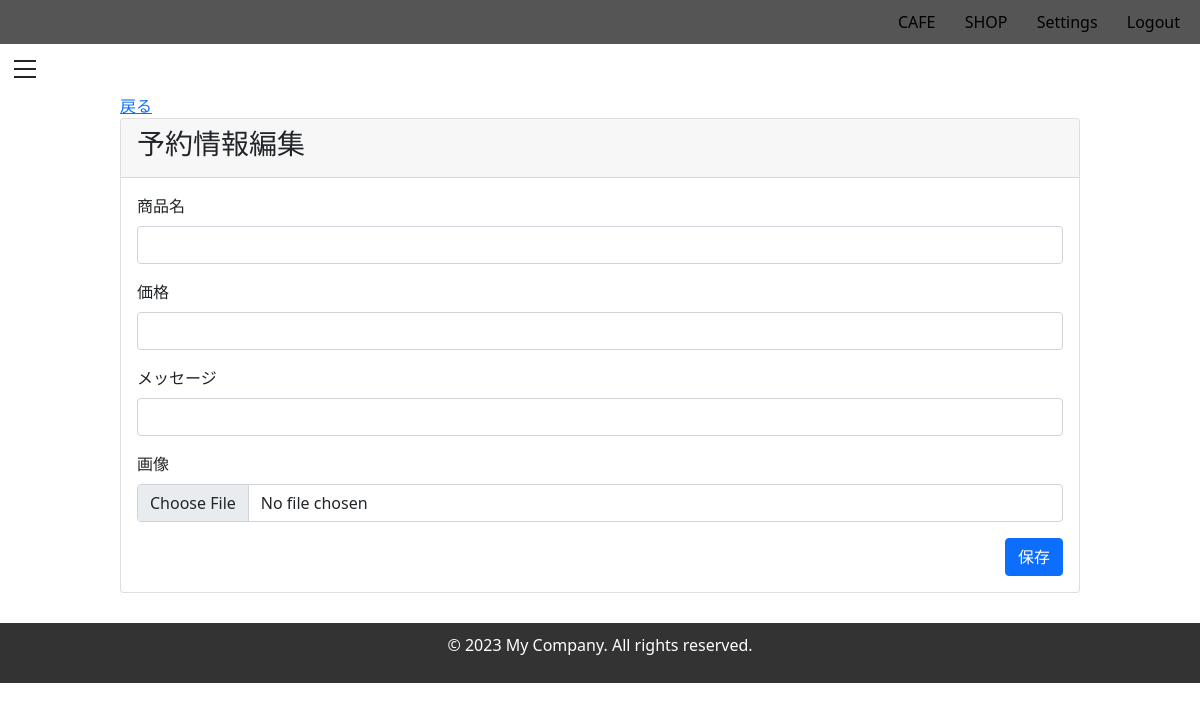
/setting/cafe/menu/edit/19, run on an earlier commit of the app's database.
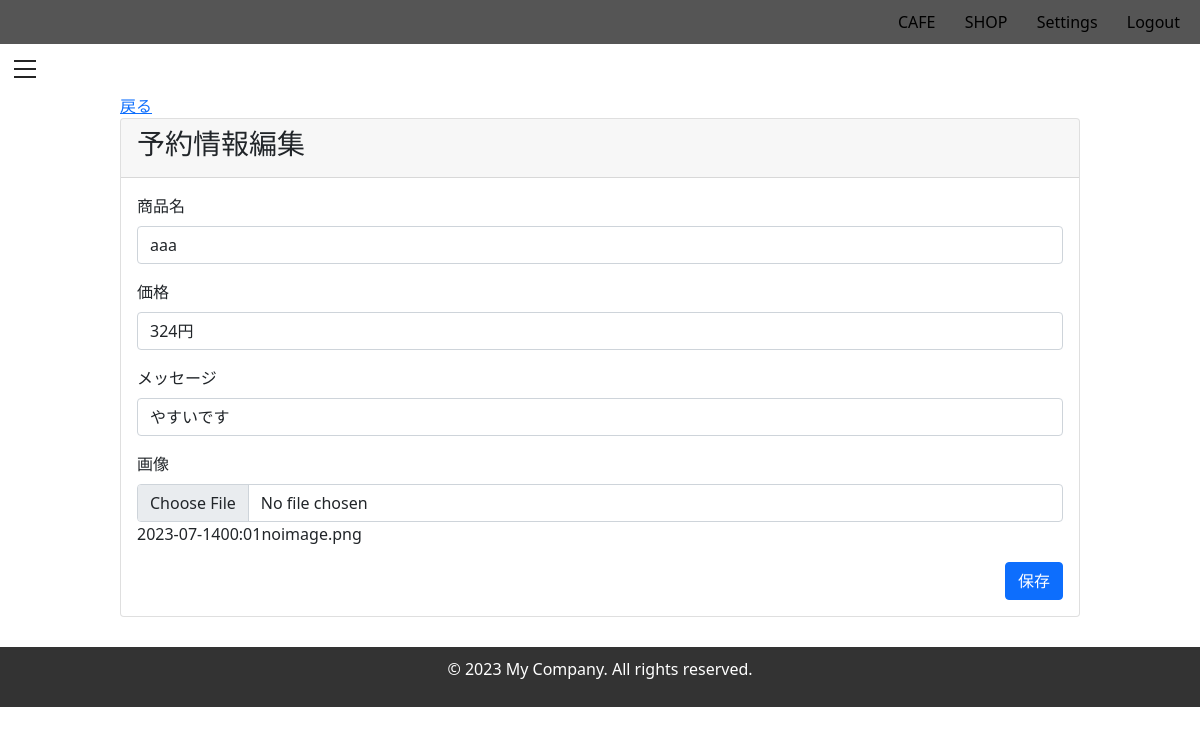
And on a later commit of the database.
### models.py (models this page shows)
class Menu(db.Model):
  __tablename__ = 'Menu'
  id = db.Column(db.Integer, primary_key=True)
  name = db.Column(db.Text)
  value = db.Column(db.Text)
  file_name = db.Column(db.Text)
  message = db.Column(db.Text)

### controllers/setting/cafe/menu.py (the view)
@app.route('/setting/cafe/menu/edit/<int:menu_id>')
def edit(menu_id):
  menu = Menu.query.get(menu_id)
  return render_template('setting/cafe/menu/edit.html', menu=menu)

### templates/setting/cafe/menu/edit.html (shortened to what this page needs)
{% extends 'setting/base.html' %}
{% block head %}
<link rel="stylesheet" type="text/css" href="{{ url_for('static', filename='css/setting.css') }}">
<link rel="stylesheet" href="https://cdn.jsdelivr.net/npm/bootstrap@5.0.0/dist/css/bootstrap.min.css">
{% endblock %}
{% block content %}
  <a href="/setting/cafe/menu/show/{{ menu.id }}">戻る</a>
  <div class="card">
    <div class="card-header">
      <h3>予約情報編集</h3>
    </div>
    <div class="card-body">
      <form action="/setting/cafe/menu/save/{{ menu.id }}" method="POST" enctype="multipart/form-data">
        <div class="mb-3">
          <label for="name" class="form-label">商品名</label>
          <input type="text" id="name" name="name" class="form-control" value="{{ menu.name }}">
        </div>
        <div class="mb-3">
          <label for="value" class="form-label">価格</label>
          <input type="text" id="value" name="value" class="form-control" value="{{ menu.value }}">
        </div>
        <div class="mb-3">
          <label for="message" class="form-label">メッセージ</label>
          <input type="text" id="message" name="message" class="form-control" value="{{ menu.message }}">
        </div>
        <div class="mb-3">
          <label for="image" class="form-label">画像</label>
          <input type="file" id="image" name="image" accept="image/*" value="" class="form-control">
          <a>{{ menu.file_name }}</a>
        </div>
        <div class="text-end mt-3">
          <button type="submit" class="btn btn-primary">保存</button>
        </div>
      </form>
    </div>
  </div>
{% endblock %}

What changed in the data, as far as the page shows it:
added Menu: name "aaa", value "324円", message "やすいです", file_name "2023-07-1400:01noimage.png"
